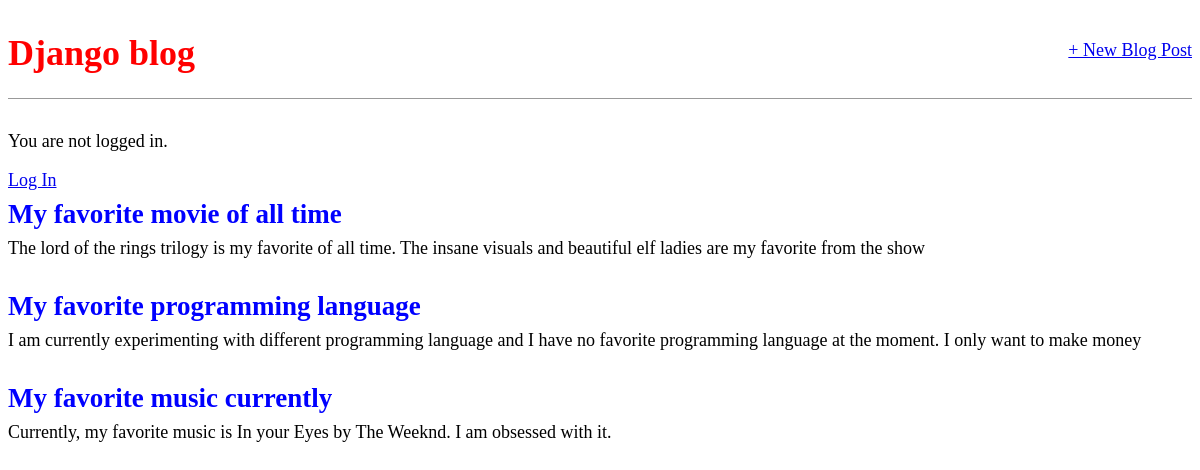
The app's page /, older data.
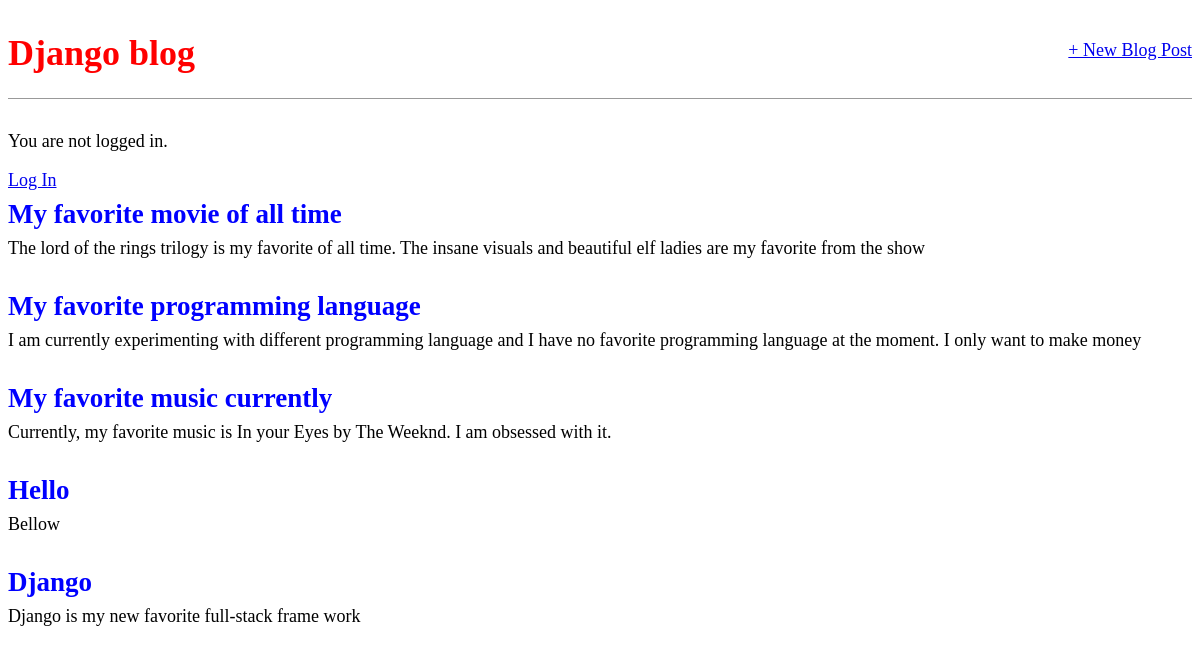
The same page, newer data.
### blog/models.py (models this page shows, shortened)
class Post(models.Model):
    title = models.CharField(max_length=200)
    author = models.ForeignKey("auth.User", on_delete=models.CASCADE)
    body = models.TextField()

### blog/views.py (the view)
# urls.py: path("", BlogPostView.as_view(), name="home"),
class BlogPostView(ListView):
    model = Post
    template_name = "home.html"

### templates/home.html
{% extends "base.html" %}
{% block content %}
    {% for post in object_list %}
        <div class="post-entry">
            <h2>
                <a href="{% url "post_detail" post.pk %}">{{ post.title }}</a>
            </h2>
            <p>{{ post.body }}</p>
        </div>
    {% endfor %}
{% endblock content %}

Row changes from the older to the newer data that the page shows:
added Post: title "Hello", body "Bellow"
added Post: title "Django", body "Django is my new favorite full-stack frame work"
